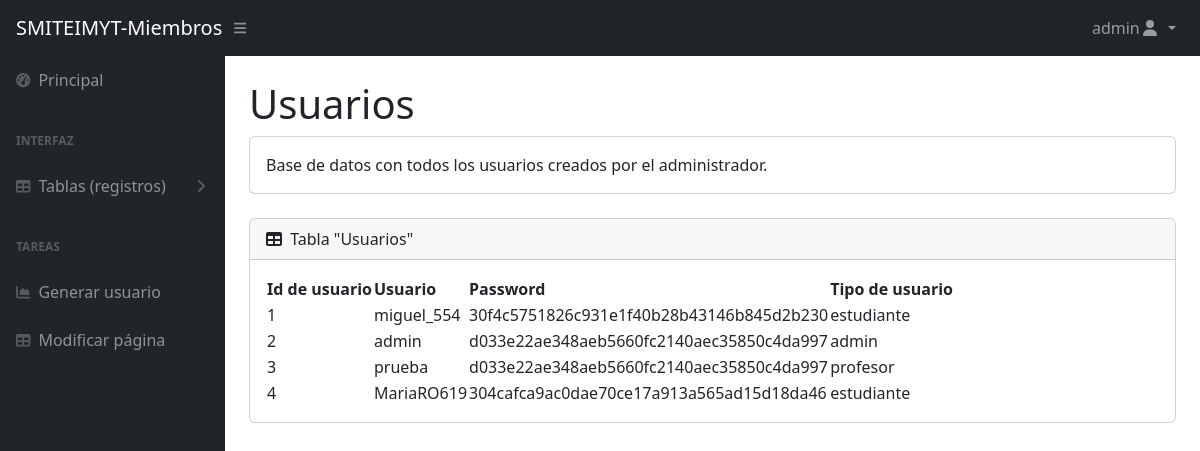
The page /pages/admin/Tusuarios.php (signed in) on the database its author committed.
### tables this page shows
CREATE TABLE `usuarios` (
  `id_usuario` int NOT NULL,
  `usuario` varchar(60) NOT NULL,
  `password` varchar(40) NOT NULL,
  `tipo_usuario` varchar(50) NOT NULL
);

### php/sesion.php (called while the page is built, shortened)
<?php
$usuario = $_SESSION['usuario'];
$tipo_usuario = $_SESSION['tipo_usuario'];
?>

### pages/admin/Tusuarios.php (the view, shortened to what this page needs)
<?php
include("../../php/sesion.php");
include("../../php/crearUsuario.php");
$consulta = "SELECT * FROM usuarios";
?>
<!DOCTYPE html>
<html lang="es">
<head>
    <link href="https://cdn.jsdelivr.net/npm/simple-datatables@7.1.2/dist/style.min.css" rel="stylesheet" />
    <link href="css/styles.css" rel="stylesheet" />
</head>
<body class="sb-nav-fixed">
    <nav class="sb-topnav navbar navbar-expand navbar-dark bg-dark">
        <a class="navbar-brand ps-3" href="indexMiembros.php">SMITEIMYT-Miembros</a>
        <button class="btn btn-link btn-sm order-1 order-lg-0 me-4 me-lg-0" id="sidebarToggle" href="#!"><i
                class="fas fa-bars"></i></button>
        <ul class="navbar-nav ms-auto me-0 me-md-3 my-2 my-md-0">
            <li class="nav-item dropdown">
                <a class="nav-link dropdown-toggle" id="navbarDropdown" href="#" role="button" data-bs-toggle="dropdown"
                    aria-expanded="false">
                    <?php echo $usuario; ?><i class="fas fa-user fa-fw"></i>
                </a>
            </li>
        </ul>
    </nav>
     <div id="layoutSidenav">
            <div id="layoutSidenav_nav">
                <nav class="sb-sidenav accordion sb-sidenav-dark" id="sidenavAccordion">
                    <div class="sb-sidenav-menu">
                        <div class="nav">
                            <a class="nav-link" href="../../index.html">
                                <div class="sb-nav-link-icon"><i class="fas fa-tachometer-alt"></i></div>
                                Principal
                            </a>
                            <?php if($tipo_usuario == 'admin'){ ?>
                            <div class="sb-sidenav-menu-heading">Interfaz</div>
                            <a class="nav-link collapsed" href="#" data-bs-toggle="collapse" data-bs-target="#collapsePages" aria-expanded="false" aria-controls="collapsePages">
                                <div class="sb-nav-link-icon"><i class="fas fa-table"></i></i></div>
                                Tablas (registros)
                                <div class="sb-sidenav-collapse-arrow"><i class="fas fa-angle-down"></i></div>
                            </a>
                            <?php } ?>
                            <div class="sb-sidenav-menu-heading">Tareas</div>
                            <a class="nav-link" href="charts.php">
                                <div class="sb-nav-link-icon"><i class="fas fa-chart-area"></i></div>
                                Generar usuario
                            </a>
                            <a class="nav-link" href="tables.html">
                                <div class="sb-nav-link-icon"><i class="fas fa-table"></i></div>
                                Modificar página
                            </a>
                        </div>
                    </div>
                </nav>
            </div>
        <div id="layoutSidenav_content">
            <main>
                <div class="container-fluid px-4">
                    <h1 class="mt-4">Usuarios</h1>
                    <div class="card mb-4">
                        <div class="card-body">
                            Base de datos con todos los usuarios creados por el administrador.
                        </div>
                    </div>
                    <div class="card mb-4">
                        <div class="card-header">
                            <i class="fas fa-table me-1"></i>
                            Tabla "Usuarios"
                        </div>
                        <div class="card-body">
                            <table id="datatablesSimple">
                                <thead>
                                    <tr>
                                        <th>Id de usuario</th>
                                        <th>Usuario</th>
                                        <th>Password</th>
                                        <th>Tipo de usuario</th>
                                    </tr>
                                </thead>
                                <tbody>
                                    <?php $resultado = mysqli_query($conn, $consulta);
                                    while($row = mysqli_fetch_assoc($resultado)){
                                    ?>
                                    <tr>
                                        <td>
                                            <?php echo $row['id_usuario']; ?>
                                        </td>
                                        <td>
                                            <?php echo $row['usuario']; ?>
                                        </td>
                                        <td>
                                            <?php echo $row['password']; ?>
                                        </td>
                                        <td>
                                            <?php echo $row['tipo_usuario']; ?>
                                        </td>
                                        <?php }?>
                                    </tr>
                                </tbody>
                            </table>
                        </div>
                    </div>
                </div>
            </main>
        </div>
    </div>
</body>
</html>

### rows shown on the page
usuarios: id_usuario "1", usuario "miguel_554", password "30f4c5751826c931e1f40b28b43146b845d2b230", tipo_usuario "estudiante"
usuarios: id_usuario "2", usuario "admin", password "d033e22ae348aeb5660fc2140aec35850c4da997", tipo_usuario "admin"
usuarios: id_usuario "3", usuario "prueba", password "d033e22ae348aeb5660fc2140aec35850c4da997", tipo_usuario "profesor"
usuarios: id_usuario "4", usuario "MariaRO619", password "304cafca9ac0dae70ce17a913a565ad15d18da46", tipo_usuario "estudiante"

### other values the page prints
$usuario "admin"
